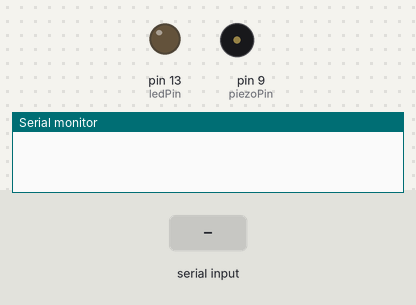
Recording of a sketch running on a simulated Arduino Uno, built with avr-gcc and run on an emulated ATmega328P. Shown: output pins drawn as LEDs (lit = HIGH), buzzer (waves = sounding), the last lines printed to the serial monitor. The test bench sets the inputs (shaded band).

Above: at 1.2 s.
1.3 s: "90 45\n" received over Serial
At 2.7 s:
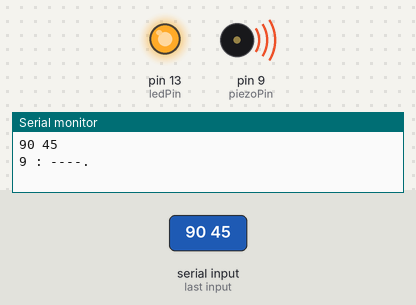
Timing chart, 0 to 10.3 s (numbered marks = the images above; inputs shaded):
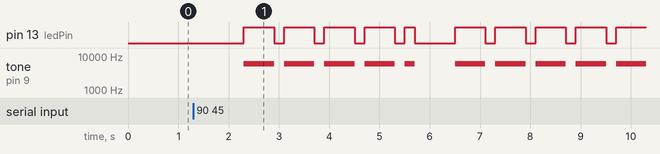

The sketch:

sketch_oct04b_encoder.ino
```cpp
int ledPin = 13;
int piezoPin = 9;
int piezoFrequency = 6000;
int dotDelay = 200;

char* letters[] = {
  ".-", "-...", "-.-.", "-..", ".", "..-.", "--.", "....", "..", ".---", "-.-", ".-..",
  "--", "-.", "---", ".--.", "--.-", ".-.", "...", "-", "..-", "...-", ".--", "-..-", "-.--", "--.."
 };
char* numbers[] = { "-----", ".----", "..---", "...--", "....-", ".....", "-....", "--...", "---..", "----." };

void workSequence(char* sequence) {       // 모르스 부호 각 시퀀스 별 동작
  int i = 0;

  while (sequence[i] != NULL) {
    workDotOrDash(sequence[i]);
    i++;
  }
  delay(dotDelay * 3);
}

void workDotOrDash(char dotOrDash) {
  digitalWrite(ledPin, HIGH);             // LED ON

  if (dotOrDash == '.') {
    tone(piezoPin, piezoFrequency, dotDelay);   // 짧은 소리 재생
    delay(dotDelay);
  } else {
    tone(piezoPin, piezoFrequency, dotDelay * 3); // 긴 소리 재생
    delay(dotDelay * 3);
  }
  digitalWrite(ledPin, LOW);              // LED OFF
  delay(dotDelay);
}

void setup() {
  pinMode(ledPin, OUTPUT);
  pinMode(piezoPin, OUTPUT);

  Serial.begin(9600);
}

void loop() {
  if (Serial.available() > 0) {
    String str = Serial.readString();   // 문자열 읽기

    Serial.println(str);                // 읽은 문자열을 출력

    String morses = "";

    for (int i = 0 ; i < str.length(); i++) {
      char ch = str.charAt(i);          // char로 분리
      char* sequence = NULL;

      if (ch >= 'a' && ch <= 'z') {
        sequence = letters[ch - 'a'];
      } else if (ch >= 'A' && ch <= 'Z') {
        sequence = letters[ch - 'A'];
      } else if (ch >= '0' && ch <= '9') {
        sequence = numbers[ch - '0'];
      } else if (ch == ' ') {
        delay(dotDelay * 4);
      }

      if (sequence != NULL) {           // 모르스 부호를 찾은 경우
        Serial.print(ch);
        Serial.print(" : ");
        Serial.println(sequence);

        workSequence(sequence);
        morses += String(sequence) + " ";
      } else {                          // 모르스 부호를 찾지 못한 경우
        morses += " ";
      }
    }

    Serial.println(morses);
  }
}
```

Measured:
- after the input at 1.3 s, pin 13 (ledPin): goes 4 × (HIGH 0.60 s, LOW 0.20 s), HIGH 0.20 s, LOW 0.80 s, 4 × (HIGH 0.60 s, LOW 0.20 s), then HIGH, starting after 1.0 s; tone on pin 9 (piezoPin): goes 4 × (6000 Hz 0.60 s, silent 0.20 s), 6000 Hz 0.20 s, silent 0.80 s, 4 × (6000 Hz 0.60 s, silent 0.20 s), then 6000 Hz, starting after 1.0 s
